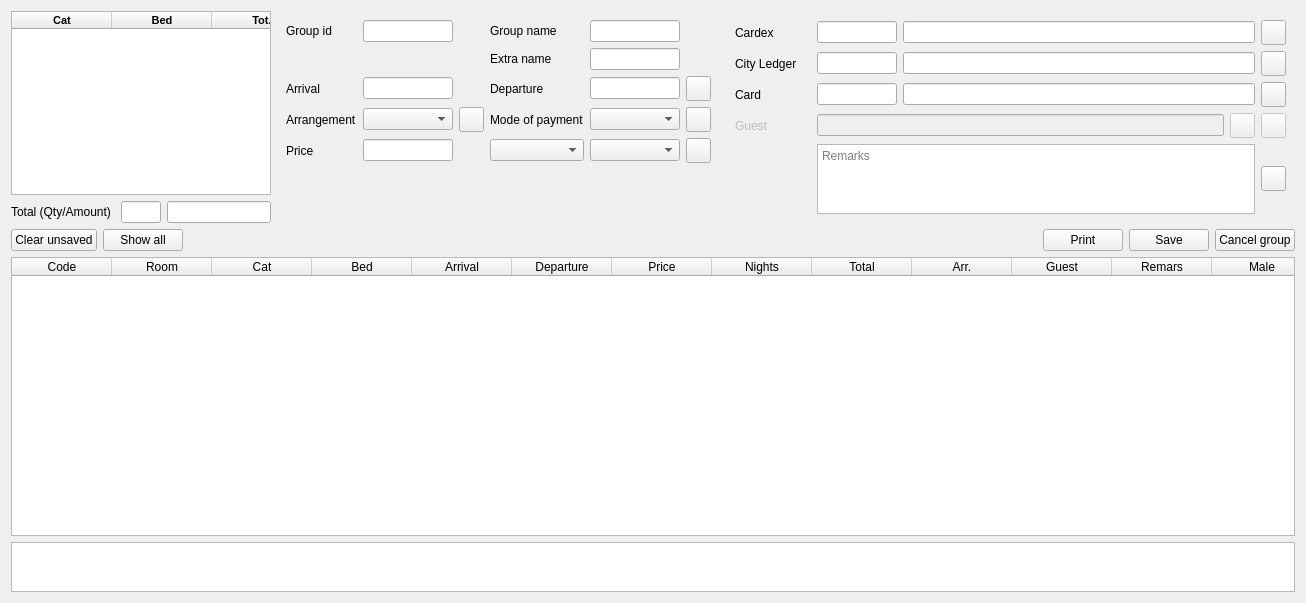
<?xml version="1.0" encoding="UTF-8"?>
<ui version="4.0">
 <class>DlgGroupReservationFuck</class>
 <widget class="QWidget" name="DlgGroupReservationFuck">
  <property name="geometry">
   <rect>
    <x>0</x>
    <y>0</y>
    <width>1306</width>
    <height>603</height>
   </rect>
  </property>
  <property name="windowTitle">
   <string>Group Reservation</string>
  </property>
  <layout class="QVBoxLayout" name="verticalLayout">
   <item>
    <widget class="QWidget" name="wll" native="true">
     <property name="sizePolicy">
      <sizepolicy hsizetype="Preferred" vsizetype="Preferred">
       <horstretch>0</horstretch>
       <verstretch>1</verstretch>
      </sizepolicy>
     </property>
     <layout class="QHBoxLayout" name="horizontalLayout">
      <property name="leftMargin">
       <number>0</number>
      </property>
      <property name="topMargin">
       <number>0</number>
      </property>
      <property name="rightMargin">
       <number>0</number>
      </property>
      <property name="bottomMargin">
       <number>0</number>
      </property>
      <item>
       <widget class="QWidget" name="widget_5" native="true">
        <property name="sizePolicy">
         <sizepolicy hsizetype="Preferred" vsizetype="Preferred">
          <horstretch>0</horstretch>
          <verstretch>1</verstretch>
         </sizepolicy>
        </property>
        <layout class="QGridLayout" name="gridLayout_3">
         <property name="leftMargin">
          <number>0</number>
         </property>
         <property name="topMargin">
          <number>0</number>
         </property>
         <property name="rightMargin">
          <number>0</number>
         </property>
         <property name="bottomMargin">
          <number>0</number>
         </property>
         <item row="2" column="2">
          <widget class="EQLineEdit" name="lePreAmount">
           <property name="readOnly">
            <bool>true</bool>
           </property>
          </widget>
         </item>
         <item row="0" column="0" colspan="3">
          <widget class="EQTableWidget" name="tblCat">
           <property name="sizePolicy">
            <sizepolicy hsizetype="Expanding" vsizetype="Expanding">
             <horstretch>1</horstretch>
             <verstretch>0</verstretch>
            </sizepolicy>
           </property>
           <property name="minimumSize">
            <size>
             <width>0</width>
             <height>0</height>
            </size>
           </property>
           <property name="maximumSize">
            <size>
             <width>480</width>
             <height>16777215</height>
            </size>
           </property>
           <property name="font">
            <font>
             <pointsize>8</pointsize>
             <weight>75</weight>
             <bold>true</bold>
            </font>
           </property>
           <property name="focusPolicy">
            <enum>Qt::ClickFocus</enum>
           </property>
           <property name="horizontalScrollBarPolicy">
            <enum>Qt::ScrollBarAlwaysOff</enum>
           </property>
           <property name="editTriggers">
            <set>QAbstractItemView::NoEditTriggers</set>
           </property>
           <attribute name="verticalHeaderDefaultSectionSize">
            <number>20</number>
           </attribute>
           <column>
            <property name="text">
             <string>Cat</string>
            </property>
           </column>
           <column>
            <property name="text">
             <string>Bed</string>
            </property>
           </column>
           <column>
            <property name="text">
             <string>Tot.</string>
            </property>
           </column>
           <column>
            <property name="text">
             <string>Free</string>
            </property>
           </column>
           <column>
            <property name="text">
             <string>Tot</string>
            </property>
           </column>
           <column>
            <property name="text">
             <string>Amount</string>
            </property>
           </column>
           <column>
            <property name="text">
             <string>M</string>
            </property>
           </column>
          </widget>
         </item>
         <item row="2" column="0">
          <widget class="QLabel" name="label_10">
           <property name="text">
            <string>Total (Qty/Amount)</string>
           </property>
          </widget>
         </item>
         <item row="2" column="1">
          <widget class="EQLineEdit" name="lePreQty">
           <property name="maximumSize">
            <size>
             <width>40</width>
             <height>3333</height>
            </size>
           </property>
           <property name="readOnly">
            <bool>true</bool>
           </property>
          </widget>
         </item>
        </layout>
       </widget>
      </item>
      <item>
       <widget class="QWidget" name="wl" native="true">
        <layout class="QGridLayout" name="gridLayout_2">
         <item row="4" column="0">
          <widget class="QLabel" name="label_8">
           <property name="text">
            <string>Price</string>
           </property>
          </widget>
         </item>
         <item row="4" column="1">
          <widget class="EQLineEdit" name="lePrice">
           <property name="maximumSize">
            <size>
             <width>90</width>
             <height>16777215</height>
            </size>
           </property>
          </widget>
         </item>
         <item row="3" column="3">
          <widget class="QLabel" name="label_9">
           <property name="text">
            <string>Mode of payment</string>
           </property>
          </widget>
         </item>
         <item row="3" column="5">
          <widget class="QPushButton" name="btnAllPayments">
           <property name="minimumSize">
            <size>
             <width>25</width>
             <height>25</height>
            </size>
           </property>
           <property name="maximumSize">
            <size>
             <width>25</width>
             <height>25</height>
            </size>
           </property>
           <property name="focusPolicy">
            <enum>Qt::NoFocus</enum>
           </property>
           <property name="text">
            <string/>
           </property>
           <property name="icon">
            <iconset resource="res.qrc">
             <normaloff>:/images/change.png</normaloff>:/images/change.png</iconset>
           </property>
          </widget>
         </item>
         <item row="4" column="4">
          <widget class="EQComboBox" name="cbBed">
           <property name="Cache" stdset="0">
            <number>47</number>
           </property>
          </widget>
         </item>
         <item row="5" column="0">
          <spacer name="verticalSpacer_2">
           <property name="orientation">
            <enum>Qt::Vertical</enum>
           </property>
           <property name="sizeHint" stdset="0">
            <size>
             <width>20</width>
             <height>40</height>
            </size>
           </property>
          </spacer>
         </item>
         <item row="4" column="3">
          <widget class="EQComboBox" name="cbCat">
           <property name="Cache" stdset="0">
            <number>54</number>
           </property>
          </widget>
         </item>
         <item row="4" column="5">
          <widget class="QPushButton" name="btnPriceToAll">
           <property name="minimumSize">
            <size>
             <width>25</width>
             <height>25</height>
            </size>
           </property>
           <property name="maximumSize">
            <size>
             <width>25</width>
             <height>25</height>
            </size>
           </property>
           <property name="focusPolicy">
            <enum>Qt::NoFocus</enum>
           </property>
           <property name="text">
            <string/>
           </property>
           <property name="icon">
            <iconset resource="res.qrc">
             <normaloff>:/images/change.png</normaloff>:/images/change.png</iconset>
           </property>
          </widget>
         </item>
         <item row="3" column="4">
          <widget class="EQComboBox" name="cbModeOfPayment">
           <property name="maximumSize">
            <size>
             <width>90</width>
             <height>16777215</height>
            </size>
           </property>
           <property name="Cache" stdset="0">
            <number>11</number>
           </property>
          </widget>
         </item>
         <item row="0" column="4">
          <widget class="EQLineEdit" name="leGroupName">
           <property name="maximumSize">
            <size>
             <width>90</width>
             <height>16777215</height>
            </size>
           </property>
          </widget>
         </item>
         <item row="2" column="3">
          <widget class="QLabel" name="label_4">
           <property name="text">
            <string>Departure</string>
           </property>
          </widget>
         </item>
         <item row="2" column="4">
          <widget class="EDateEdit" name="deDeparture">
           <property name="maximumSize">
            <size>
             <width>90</width>
             <height>16777215</height>
            </size>
           </property>
          </widget>
         </item>
         <item row="2" column="0">
          <widget class="QLabel" name="label_3">
           <property name="text">
            <string>Arrival</string>
           </property>
          </widget>
         </item>
         <item row="3" column="0">
          <widget class="QLabel" name="label_6">
           <property name="text">
            <string>Arrangement</string>
           </property>
          </widget>
         </item>
         <item row="2" column="5">
          <widget class="QPushButton" name="btnDateAll">
           <property name="minimumSize">
            <size>
             <width>25</width>
             <height>25</height>
            </size>
           </property>
           <property name="maximumSize">
            <size>
             <width>25</width>
             <height>25</height>
            </size>
           </property>
           <property name="focusPolicy">
            <enum>Qt::NoFocus</enum>
           </property>
           <property name="text">
            <string/>
           </property>
           <property name="icon">
            <iconset resource="res.qrc">
             <normaloff>:/images/change.png</normaloff>:/images/change.png</iconset>
           </property>
          </widget>
         </item>
         <item row="0" column="0">
          <widget class="QLabel" name="label">
           <property name="text">
            <string>Group id</string>
           </property>
          </widget>
         </item>
         <item row="3" column="2">
          <widget class="QPushButton" name="btnArrangeToAll">
           <property name="minimumSize">
            <size>
             <width>25</width>
             <height>25</height>
            </size>
           </property>
           <property name="maximumSize">
            <size>
             <width>25</width>
             <height>25</height>
            </size>
           </property>
           <property name="focusPolicy">
            <enum>Qt::NoFocus</enum>
           </property>
           <property name="text">
            <string/>
           </property>
           <property name="icon">
            <iconset resource="res.qrc">
             <normaloff>:/images/change.png</normaloff>:/images/change.png</iconset>
           </property>
          </widget>
         </item>
         <item row="0" column="1">
          <widget class="EQLineEdit" name="leGroupCode">
           <property name="maximumSize">
            <size>
             <width>90</width>
             <height>555</height>
            </size>
           </property>
           <property name="readOnly">
            <bool>true</bool>
           </property>
          </widget>
         </item>
         <item row="3" column="1">
          <widget class="EQComboBox" name="cbArr">
           <property name="maximumSize">
            <size>
             <width>90</width>
             <height>16777215</height>
            </size>
           </property>
           <property name="Cache" stdset="0">
            <number>37</number>
           </property>
          </widget>
         </item>
         <item row="0" column="3">
          <widget class="QLabel" name="label_2">
           <property name="text">
            <string>Group name</string>
           </property>
          </widget>
         </item>
         <item row="2" column="1">
          <widget class="EDateEdit" name="deArrival">
           <property name="maximumSize">
            <size>
             <width>90</width>
             <height>16777215</height>
            </size>
           </property>
          </widget>
         </item>
         <item row="1" column="3">
          <widget class="QLabel" name="label_11">
           <property name="text">
            <string>Extra name</string>
           </property>
          </widget>
         </item>
         <item row="1" column="4">
          <widget class="EQLineEdit" name="leExtraname">
           <property name="maximumSize">
            <size>
             <width>90</width>
             <height>16777215</height>
            </size>
           </property>
          </widget>
         </item>
        </layout>
       </widget>
      </item>
      <item>
       <widget class="QWidget" name="wr" native="true">
        <property name="sizePolicy">
         <sizepolicy hsizetype="Preferred" vsizetype="Preferred">
          <horstretch>2</horstretch>
          <verstretch>0</verstretch>
         </sizepolicy>
        </property>
        <layout class="QGridLayout" name="gridLayout">
         <item row="2" column="1">
          <widget class="EQLineEdit" name="leCardexCode">
           <property name="maximumSize">
            <size>
             <width>80</width>
             <height>16777215</height>
            </size>
           </property>
          </widget>
         </item>
         <item row="2" column="0">
          <widget class="QLabel" name="label_5">
           <property name="text">
            <string>Cardex</string>
           </property>
          </widget>
         </item>
         <item row="2" column="8">
          <widget class="QPushButton" name="btnArrangeToAll_2">
           <property name="minimumSize">
            <size>
             <width>25</width>
             <height>25</height>
            </size>
           </property>
           <property name="maximumSize">
            <size>
             <width>25</width>
             <height>25</height>
            </size>
           </property>
           <property name="focusPolicy">
            <enum>Qt::NoFocus</enum>
           </property>
           <property name="text">
            <string/>
           </property>
           <property name="icon">
            <iconset resource="res.qrc">
             <normaloff>:/images/change.png</normaloff>:/images/change.png</iconset>
           </property>
          </widget>
         </item>
         <item row="8" column="8">
          <widget class="QPushButton" name="btnRemarksToAll">
           <property name="minimumSize">
            <size>
             <width>25</width>
             <height>25</height>
            </size>
           </property>
           <property name="maximumSize">
            <size>
             <width>25</width>
             <height>25</height>
            </size>
           </property>
           <property name="focusPolicy">
            <enum>Qt::NoFocus</enum>
           </property>
           <property name="text">
            <string/>
           </property>
           <property name="icon">
            <iconset resource="res.qrc">
             <normaloff>:/images/change.png</normaloff>:/images/change.png</iconset>
           </property>
          </widget>
         </item>
         <item row="7" column="1" colspan="5">
          <widget class="EQLineEdit" name="leGuest">
           <property name="enabled">
            <bool>false</bool>
           </property>
          </widget>
         </item>
         <item row="7" column="0">
          <widget class="QLabel" name="label_7">
           <property name="enabled">
            <bool>false</bool>
           </property>
           <property name="text">
            <string>Guest</string>
           </property>
          </widget>
         </item>
         <item row="6" column="0">
          <widget class="QLabel" name="lbCard">
           <property name="text">
            <string>Card</string>
           </property>
          </widget>
         </item>
         <item row="5" column="8">
          <widget class="QPushButton" name="btnAllCL">
           <property name="minimumSize">
            <size>
             <width>25</width>
             <height>25</height>
            </size>
           </property>
           <property name="maximumSize">
            <size>
             <width>25</width>
             <height>25</height>
            </size>
           </property>
           <property name="focusPolicy">
            <enum>Qt::NoFocus</enum>
           </property>
           <property name="text">
            <string/>
           </property>
           <property name="icon">
            <iconset resource="res.qrc">
             <normaloff>:/images/change.png</normaloff>:/images/change.png</iconset>
           </property>
          </widget>
         </item>
         <item row="5" column="1">
          <widget class="EQLineEdit" name="leCLCode">
           <property name="maximumSize">
            <size>
             <width>80</width>
             <height>16777215</height>
            </size>
           </property>
          </widget>
         </item>
         <item row="5" column="0">
          <widget class="QLabel" name="lbCityLedger">
           <property name="text">
            <string>City Ledger</string>
           </property>
          </widget>
         </item>
         <item row="6" column="8">
          <widget class="QPushButton" name="btnAllCard">
           <property name="minimumSize">
            <size>
             <width>25</width>
             <height>25</height>
            </size>
           </property>
           <property name="maximumSize">
            <size>
             <width>25</width>
             <height>25</height>
            </size>
           </property>
           <property name="focusPolicy">
            <enum>Qt::NoFocus</enum>
           </property>
           <property name="text">
            <string/>
           </property>
           <property name="icon">
            <iconset resource="res.qrc">
             <normaloff>:/images/change.png</normaloff>:/images/change.png</iconset>
           </property>
          </widget>
         </item>
         <item row="6" column="1">
          <widget class="EQLineEdit" name="leCardCode">
           <property name="maximumSize">
            <size>
             <width>80</width>
             <height>16777215</height>
            </size>
           </property>
          </widget>
         </item>
         <item row="7" column="8">
          <widget class="QPushButton" name="btnRemarksToAll_2">
           <property name="enabled">
            <bool>false</bool>
           </property>
           <property name="minimumSize">
            <size>
             <width>25</width>
             <height>25</height>
            </size>
           </property>
           <property name="maximumSize">
            <size>
             <width>25</width>
             <height>25</height>
            </size>
           </property>
           <property name="focusPolicy">
            <enum>Qt::NoFocus</enum>
           </property>
           <property name="text">
            <string/>
           </property>
           <property name="icon">
            <iconset resource="res.qrc">
             <normaloff>:/images/change.png</normaloff>:/images/change.png</iconset>
           </property>
          </widget>
         </item>
         <item row="9" column="0">
          <spacer name="verticalSpacer">
           <property name="orientation">
            <enum>Qt::Vertical</enum>
           </property>
           <property name="sizeHint" stdset="0">
            <size>
             <width>20</width>
             <height>40</height>
            </size>
           </property>
          </spacer>
         </item>
         <item row="2" column="2" colspan="5">
          <widget class="EQLineEdit" name="leCardexName"/>
         </item>
         <item row="5" column="2" colspan="5">
          <widget class="EQLineEdit" name="leCLName">
           <property name="focusPolicy">
            <enum>Qt::NoFocus</enum>
           </property>
           <property name="readOnly">
            <bool>true</bool>
           </property>
          </widget>
         </item>
         <item row="6" column="2" colspan="5">
          <widget class="EQLineEdit" name="leCardName">
           <property name="focusPolicy">
            <enum>Qt::NoFocus</enum>
           </property>
           <property name="readOnly">
            <bool>true</bool>
           </property>
          </widget>
         </item>
         <item row="7" column="6">
          <widget class="QPushButton" name="btnAddGuest">
           <property name="enabled">
            <bool>false</bool>
           </property>
           <property name="maximumSize">
            <size>
             <width>25</width>
             <height>25</height>
            </size>
           </property>
           <property name="focusPolicy">
            <enum>Qt::NoFocus</enum>
           </property>
           <property name="text">
            <string/>
           </property>
           <property name="icon">
            <iconset resource="res.qrc">
             <normaloff>:/images/add.png</normaloff>:/images/add.png</iconset>
           </property>
          </widget>
         </item>
         <item row="8" column="1" colspan="6">
          <widget class="EQTextEdit" name="teCommonRemark">
           <property name="placeholderText">
            <string>Remarks</string>
           </property>
          </widget>
         </item>
        </layout>
       </widget>
      </item>
     </layout>
    </widget>
   </item>
   <item>
    <widget class="QWidget" name="widget_4" native="true">
     <layout class="QHBoxLayout" name="horizontalLayout_2">
      <property name="leftMargin">
       <number>0</number>
      </property>
      <property name="topMargin">
       <number>0</number>
      </property>
      <property name="rightMargin">
       <number>0</number>
      </property>
      <property name="bottomMargin">
       <number>0</number>
      </property>
      <item>
       <widget class="QPushButton" name="btnClear">
        <property name="text">
         <string>Clear unsaved</string>
        </property>
       </widget>
      </item>
      <item>
       <widget class="QPushButton" name="btnClearFilter">
        <property name="text">
         <string>Show all</string>
        </property>
        <property name="icon">
         <iconset resource="res.qrc">
          <normaloff>:/images/remove_filter.png</normaloff>:/images/remove_filter.png</iconset>
        </property>
       </widget>
      </item>
      <item>
       <spacer name="horizontalSpacer">
        <property name="orientation">
         <enum>Qt::Horizontal</enum>
        </property>
        <property name="sizeHint" stdset="0">
         <size>
          <width>793</width>
          <height>20</height>
         </size>
        </property>
       </spacer>
      </item>
      <item>
       <widget class="QPushButton" name="btnPrint">
        <property name="focusPolicy">
         <enum>Qt::NoFocus</enum>
        </property>
        <property name="text">
         <string>Print</string>
        </property>
       </widget>
      </item>
      <item>
       <widget class="QPushButton" name="btnSave">
        <property name="focusPolicy">
         <enum>Qt::NoFocus</enum>
        </property>
        <property name="text">
         <string>Save</string>
        </property>
       </widget>
      </item>
      <item>
       <widget class="QPushButton" name="btnCancelGroup">
        <property name="enabled">
         <bool>true</bool>
        </property>
        <property name="text">
         <string>Cancel group</string>
        </property>
       </widget>
      </item>
     </layout>
    </widget>
   </item>
   <item>
    <widget class="QWidget" name="widget_3" native="true">
     <property name="sizePolicy">
      <sizepolicy hsizetype="Preferred" vsizetype="Preferred">
       <horstretch>0</horstretch>
       <verstretch>3</verstretch>
      </sizepolicy>
     </property>
     <layout class="QVBoxLayout" name="verticalLayout_2">
      <property name="leftMargin">
       <number>0</number>
      </property>
      <property name="topMargin">
       <number>0</number>
      </property>
      <property name="rightMargin">
       <number>0</number>
      </property>
      <property name="bottomMargin">
       <number>0</number>
      </property>
      <item>
       <widget class="EQTableWidget" name="tblRoom">
        <property name="focusPolicy">
         <enum>Qt::ClickFocus</enum>
        </property>
        <property name="horizontalScrollBarPolicy">
         <enum>Qt::ScrollBarAlwaysOff</enum>
        </property>
        <property name="editTriggers">
         <set>QAbstractItemView::NoEditTriggers</set>
        </property>
        <property name="selectionMode">
         <enum>QAbstractItemView::SingleSelection</enum>
        </property>
        <property name="selectionBehavior">
         <enum>QAbstractItemView::SelectRows</enum>
        </property>
        <attribute name="verticalHeaderDefaultSectionSize">
         <number>25</number>
        </attribute>
        <column>
         <property name="text">
          <string>Code</string>
         </property>
        </column>
        <column>
         <property name="text">
          <string>Room</string>
         </property>
        </column>
        <column>
         <property name="text">
          <string>Cat</string>
         </property>
        </column>
        <column>
         <property name="text">
          <string>Bed</string>
         </property>
        </column>
        <column>
         <property name="text">
          <string>Arrival</string>
         </property>
        </column>
        <column>
         <property name="text">
          <string>Departure</string>
         </property>
        </column>
        <column>
         <property name="text">
          <string>Price</string>
         </property>
        </column>
        <column>
         <property name="text">
          <string>Nights</string>
         </property>
        </column>
        <column>
         <property name="text">
          <string>Total</string>
         </property>
        </column>
        <column>
         <property name="text">
          <string>Arr.</string>
         </property>
        </column>
        <column>
         <property name="text">
          <string>Guest</string>
         </property>
        </column>
        <column>
         <property name="text">
          <string>Remars</string>
         </property>
        </column>
        <column>
         <property name="text">
          <string>Male</string>
         </property>
        </column>
        <column>
         <property name="text">
          <string>Female</string>
         </property>
        </column>
        <column>
         <property name="text">
          <string>Child</string>
         </property>
        </column>
        <column>
         <property name="text">
          <string>GuestCode</string>
         </property>
        </column>
        <column>
         <property name="text">
          <string>X</string>
         </property>
        </column>
        <column>
         <property name="text">
          <string>OK</string>
         </property>
        </column>
        <column>
         <property name="text">
          <string>Reserve</string>
         </property>
        </column>
        <column>
         <property name="text">
          <string>Invoice</string>
         </property>
        </column>
        <column>
         <property name="text">
          <string>State</string>
         </property>
        </column>
        <column>
         <property name="text">
          <string>State id</string>
         </property>
        </column>
       </widget>
      </item>
     </layout>
    </widget>
   </item>
   <item>
    <widget class="EQTextEdit" name="teIndRemarks">
     <property name="maximumSize">
      <size>
       <width>16777215</width>
       <height>50</height>
      </size>
     </property>
     <property name="focusPolicy">
      <enum>Qt::ClickFocus</enum>
     </property>
    </widget>
   </item>
  </layout>
 </widget>
 <customwidgets>
  <customwidget>
   <class>EQLineEdit</class>
   <extends>QLineEdit</extends>
   <header location="global">eqlineedit.h</header>
   <slots>
    <signal>customButtonClicked(bool)</signal>
   </slots>
  </customwidget>
  <customwidget>
   <class>EDateEdit</class>
   <extends>QLineEdit</extends>
   <header location="global">edateedit.h</header>
  </customwidget>
  <customwidget>
   <class>EQTextEdit</class>
   <extends>QTextEdit</extends>
   <header location="global">eqtextedit.h</header>
  </customwidget>
  <customwidget>
   <class>EQTableWidget</class>
   <extends>QTableWidget</extends>
   <header location="global">eqtablewidget.h</header>
  </customwidget>
  <customwidget>
   <class>EQComboBox</class>
   <extends>QComboBox</extends>
   <header location="global">eqcombobox.h</header>
  </customwidget>
 </customwidgets>
 <tabstops>
  <tabstop>leCardexCode</tabstop>
  <tabstop>leCardexName</tabstop>
  <tabstop>leCLCode</tabstop>
  <tabstop>leCardCode</tabstop>
  <tabstop>leGuest</tabstop>
  <tabstop>btnRemarksToAll_2</tabstop>
  <tabstop>btnRemarksToAll</tabstop>
  <tabstop>btnArrangeToAll_2</tabstop>
  <tabstop>btnSave</tabstop>
  <tabstop>leCLName</tabstop>
  <tabstop>btnAllCL</tabstop>
  <tabstop>btnClear</tabstop>
  <tabstop>leCardName</tabstop>
  <tabstop>btnAllCard</tabstop>
 </tabstops>
 <resources>
  <include location="res.qrc"/>
 </resources>
 <connections/>
</ui>
